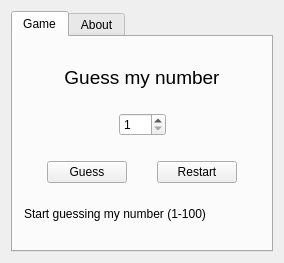
<?xml version="1.0" encoding="UTF-8"?>
<ui version="4.0">
 <class>Widget</class>
 <widget class="QWidget" name="Widget">
  <property name="geometry">
   <rect>
    <x>0</x>
    <y>0</y>
    <width>284</width>
    <height>263</height>
   </rect>
  </property>
  <property name="windowTitle">
   <string>Number Guess Game</string>
  </property>
  <layout class="QGridLayout" name="gridLayout">
   <item row="0" column="0">
    <widget class="QTabWidget" name="tabWidget">
     <property name="currentIndex">
      <number>0</number>
     </property>
     <widget class="QWidget" name="tab">
      <attribute name="title">
       <string>Game</string>
      </attribute>
      <layout class="QGridLayout" name="gridLayout_2">
       <item row="0" column="0">
        <layout class="QVBoxLayout" name="verticalLayout_3">
         <item>
          <spacer name="verticalSpacer_5">
           <property name="orientation">
            <enum>Qt::Vertical</enum>
           </property>
           <property name="sizeHint" stdset="0">
            <size>
             <width>20</width>
             <height>40</height>
            </size>
           </property>
          </spacer>
         </item>
         <item>
          <widget class="QLabel" name="titleLabel">
           <property name="font">
            <font>
             <pointsize>14</pointsize>
            </font>
           </property>
           <property name="text">
            <string>Guess my number</string>
           </property>
           <property name="alignment">
            <set>Qt::AlignCenter</set>
           </property>
          </widget>
         </item>
         <item>
          <spacer name="verticalSpacer_6">
           <property name="orientation">
            <enum>Qt::Vertical</enum>
           </property>
           <property name="sizeHint" stdset="0">
            <size>
             <width>20</width>
             <height>40</height>
            </size>
           </property>
          </spacer>
         </item>
         <item>
          <layout class="QHBoxLayout" name="horizontalLayout_4">
           <item>
            <spacer name="horizontalSpacer_6">
             <property name="orientation">
              <enum>Qt::Horizontal</enum>
             </property>
             <property name="sizeHint" stdset="0">
              <size>
               <width>40</width>
               <height>20</height>
              </size>
             </property>
            </spacer>
           </item>
           <item>
            <widget class="QSpinBox" name="inputBox">
             <property name="minimum">
              <number>1</number>
             </property>
             <property name="maximum">
              <number>100</number>
             </property>
            </widget>
           </item>
           <item>
            <spacer name="horizontalSpacer_7">
             <property name="orientation">
              <enum>Qt::Horizontal</enum>
             </property>
             <property name="sizeHint" stdset="0">
              <size>
               <width>40</width>
               <height>20</height>
              </size>
             </property>
            </spacer>
           </item>
          </layout>
         </item>
         <item>
          <spacer name="verticalSpacer_7">
           <property name="orientation">
            <enum>Qt::Vertical</enum>
           </property>
           <property name="sizeHint" stdset="0">
            <size>
             <width>20</width>
             <height>40</height>
            </size>
           </property>
          </spacer>
         </item>
         <item>
          <layout class="QHBoxLayout" name="horizontalLayout">
           <item>
            <spacer name="horizontalSpacer_3">
             <property name="orientation">
              <enum>Qt::Horizontal</enum>
             </property>
             <property name="sizeHint" stdset="0">
              <size>
               <width>40</width>
               <height>20</height>
              </size>
             </property>
            </spacer>
           </item>
           <item>
            <widget class="QPushButton" name="guessButton">
             <property name="text">
              <string>Guess</string>
             </property>
            </widget>
           </item>
           <item>
            <spacer name="horizontalSpacer">
             <property name="orientation">
              <enum>Qt::Horizontal</enum>
             </property>
             <property name="sizeHint" stdset="0">
              <size>
               <width>40</width>
               <height>20</height>
              </size>
             </property>
            </spacer>
           </item>
           <item>
            <widget class="QPushButton" name="restartButton">
             <property name="text">
              <string>Restart</string>
             </property>
            </widget>
           </item>
           <item>
            <spacer name="horizontalSpacer_2">
             <property name="orientation">
              <enum>Qt::Horizontal</enum>
             </property>
             <property name="sizeHint" stdset="0">
              <size>
               <width>40</width>
               <height>20</height>
              </size>
             </property>
            </spacer>
           </item>
          </layout>
         </item>
         <item>
          <spacer name="verticalSpacer_8">
           <property name="orientation">
            <enum>Qt::Vertical</enum>
           </property>
           <property name="sizeHint" stdset="0">
            <size>
             <width>20</width>
             <height>40</height>
            </size>
           </property>
          </spacer>
         </item>
         <item>
          <widget class="QLabel" name="messageLabel">
           <property name="text">
            <string>Start guessing my number (1-100)</string>
           </property>
          </widget>
         </item>
         <item>
          <spacer name="verticalSpacer_9">
           <property name="orientation">
            <enum>Qt::Vertical</enum>
           </property>
           <property name="sizeHint" stdset="0">
            <size>
             <width>20</width>
             <height>40</height>
            </size>
           </property>
          </spacer>
         </item>
        </layout>
       </item>
      </layout>
     </widget>
     <widget class="QWidget" name="tab_2">
      <attribute name="title">
       <string>About</string>
      </attribute>
      <layout class="QHBoxLayout" name="horizontalLayout_3">
       <item>
        <layout class="QHBoxLayout" name="horizontalLayout_2">
         <item>
          <spacer name="horizontalSpacer_4">
           <property name="orientation">
            <enum>Qt::Horizontal</enum>
           </property>
           <property name="sizeHint" stdset="0">
            <size>
             <width>40</width>
             <height>20</height>
            </size>
           </property>
          </spacer>
         </item>
         <item>
          <layout class="QVBoxLayout" name="verticalLayout_2">
           <item>
            <spacer name="verticalSpacer_4">
             <property name="orientation">
              <enum>Qt::Vertical</enum>
             </property>
             <property name="sizeHint" stdset="0">
              <size>
               <width>20</width>
               <height>40</height>
              </size>
             </property>
            </spacer>
           </item>
           <item>
            <layout class="QVBoxLayout" name="verticalLayout">
             <item>
              <widget class="QLabel" name="label">
               <property name="font">
                <font>
                 <weight>75</weight>
                 <bold>true</bold>
                </font>
               </property>
               <property name="text">
                <string>Developer: M. Serdar KARAMAN</string>
               </property>
               <property name="alignment">
                <set>Qt::AlignCenter</set>
               </property>
              </widget>
             </item>
             <item>
              <spacer name="verticalSpacer">
               <property name="orientation">
                <enum>Qt::Vertical</enum>
               </property>
               <property name="sizeHint" stdset="0">
                <size>
                 <width>20</width>
                 <height>40</height>
                </size>
               </property>
              </spacer>
             </item>
             <item>
              <widget class="QLabel" name="label_2">
               <property name="text">
                <string>serdar@karaman.dev</string>
               </property>
               <property name="alignment">
                <set>Qt::AlignCenter</set>
               </property>
              </widget>
             </item>
             <item>
              <spacer name="verticalSpacer_2">
               <property name="orientation">
                <enum>Qt::Vertical</enum>
               </property>
               <property name="sizeHint" stdset="0">
                <size>
                 <width>20</width>
                 <height>40</height>
                </size>
               </property>
              </spacer>
             </item>
             <item>
              <widget class="QLabel" name="label_3">
               <property name="text">
                <string>2020.04.20</string>
               </property>
               <property name="alignment">
                <set>Qt::AlignCenter</set>
               </property>
              </widget>
             </item>
            </layout>
           </item>
           <item>
            <spacer name="verticalSpacer_3">
             <property name="orientation">
              <enum>Qt::Vertical</enum>
             </property>
             <property name="sizeHint" stdset="0">
              <size>
               <width>20</width>
               <height>40</height>
              </size>
             </property>
            </spacer>
           </item>
          </layout>
         </item>
         <item>
          <spacer name="horizontalSpacer_5">
           <property name="orientation">
            <enum>Qt::Horizontal</enum>
           </property>
           <property name="sizeHint" stdset="0">
            <size>
             <width>40</width>
             <height>20</height>
            </size>
           </property>
          </spacer>
         </item>
        </layout>
       </item>
      </layout>
     </widget>
    </widget>
   </item>
  </layout>
 </widget>
 <layoutdefault spacing="6" margin="11"/>
 <resources/>
 <connections/>
</ui>
